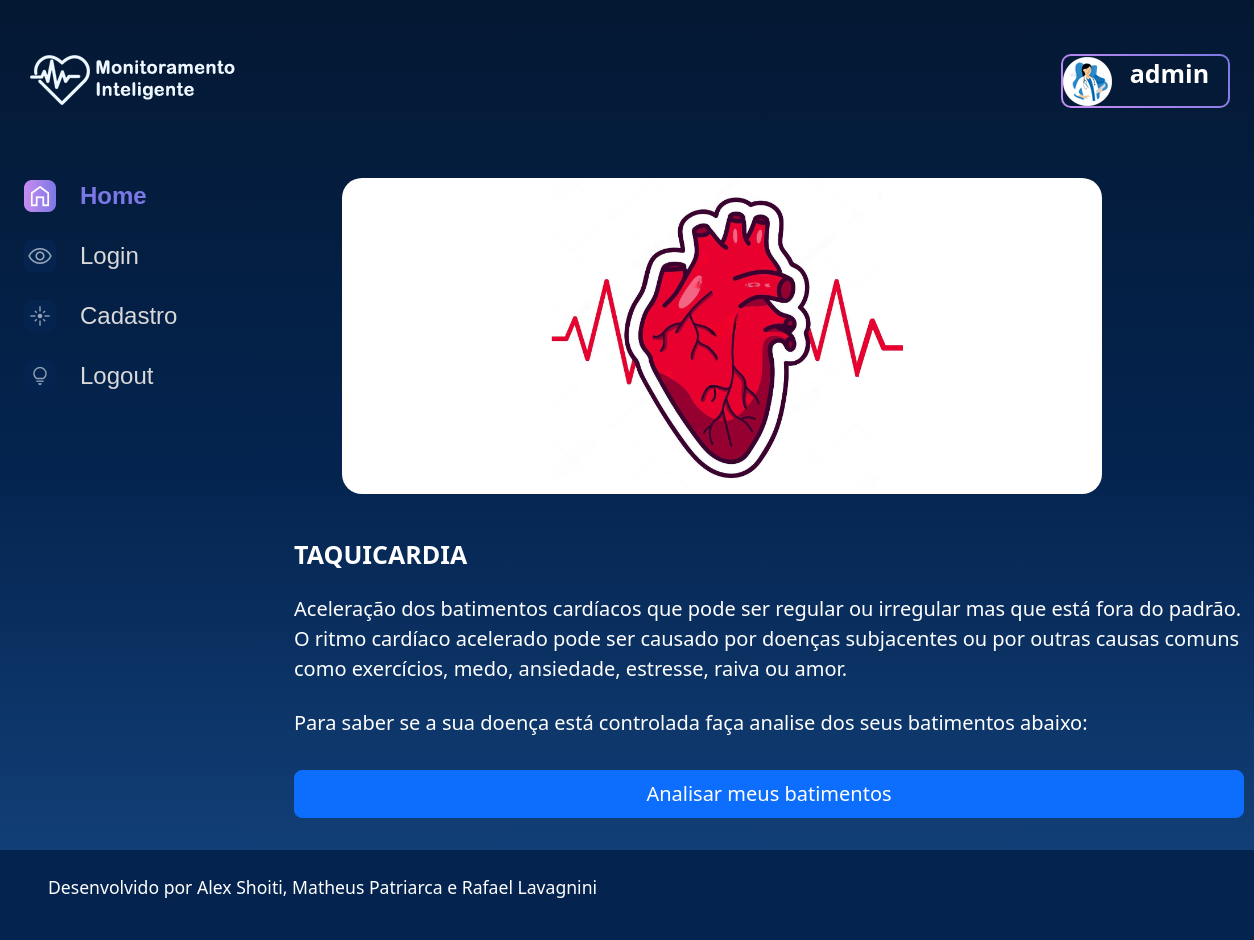
The page /imagem/6 (signed in) on the database its author committed.
### monitoramento/models.py (models this page shows, shortened)
class Fotografia(models.Model):
    OPCOES_CATEGORIA = [
        ("HIPERTENSÃO","Hipertensão"),
        ("HIPOTENSÃO","Hipotensão"),
        ("BRADICARDIA","Bradicardia"),
        ("TAQUICARDIA","Taquicardia"),
    ]
    nome = models.CharField(max_length=100, null=False, blank=False)
    legenda = models.CharField(max_length=150, null=False, blank=False)
    categoria = models.CharField(max_length=100, choices=OPCOES_CATEGORIA, default='')
    descricao = models.TextField(null=False, blank=False)
    foto = models.ImageField(upload_to="fotos/", blank=True)
    publicada = models.BooleanField(default=False)
    usuario = models.ForeignKey(
        to=User,
        on_delete=models.SET_NULL,
        null=True,
        blank=False,
        related_name='user'
    )

### monitoramento/views.py (the view)
# urls.py: path('imagem/<int:foto_id>', imagem, name='imagem'),
def imagem(request, foto_id):
    if not request.user.is_authenticated:
        messages.error(request, 'Usuário não logado')
        return redirect('login')
    fotografia = get_object_or_404(Fotografia, pk=foto_id)
    perfil = Perfil.objects.filter(user=request.user).first()
    if perfil and fotografia.categoria == perfil.categoria:
        fotografia.usuario = request.user
        fotografia.save()
    return render(request, 'monitoramento/imagem.html', {"fotografia": fotografia})

### templates/monitoramento/imagem.html (shortened to what this page needs)
{% load static %}
<!DOCTYPE html>
<html lang="pt-br">
<head>
    <link rel="stylesheet" href="{% static '/styles/style.css' %}">
    <link href="https://cdn.jsdelivr.net/npm/bootstrap@5.2.2/dist/css/bootstrap.min.css" rel="stylesheet">
</head>
<body>
    <div class="pagina-inicial">
        <header class="cabecalho">
            <a href="{% url 'index' %}"><img src="{% static '/assets/logo/Logo(2).png' %}" /></a>
            <div class="cabecalho__busca">
                <div class="busca__fundo">
                    <a class="medico"><img src="{% static '/assets/imagens/monitoramento/medico6.png' %}"></a>
                    <p class="imagem__titulo">
                        <a href="{% url 'perfil_usuario' fotografia.usuario.username %}"> {{fotografia.usuario.username}} </a>
                    </p>
                </div>
            </div>
        </header>
        <main class="principal">
            <section class="menu-lateral">
                <nav class="menu-lateral__navegacao">
                    <a href="{% url 'index' %}"><img src="{% static '/assets/ícones/1x/Home - ativo.png' %}"> Home</a>
                    <a href="{% url 'login' %}"><img src="{% static '/assets/ícones/1x/Mais vistas - inativo.png' %}"> Login</a>
                    <a href="{% url 'cadastro' %}"><img src="{% static '/assets/ícones/1x/Novas - inativo.png' %}"> Cadastro</a>
                    <a href="{% url 'logout' %}"><img src="{% static '/assets/ícones/1x/Surpreenda-me - inativo.png' %}"> Logout</a>
                </nav>
            </section>
            <section class="conteudo">
                <section class="imagem">
                    <div class="imagem__conteudo">
                        {% if fotografia.foto == "" or fotografia.foto == null %}
                        <img class="imagem__imagem" src="{% static '/assets/imagens/monitoramento/not-found.png'%}">
                        {% else %}
                        <img class="imagem__imagem" src="{{fotografia.foto.url}}">
                        {% endif %}
                        <div class="imagem__info">
                            <div class="imagem__texto">
                                <p class="imagem__titulo">{{fotografia.nome}}</p>
                                <p class="imagem__texto">{{ fotografia.descricao }}</p>
                                <p class="imagem__texto">{{ fotografia.legenda }}</p>
                            </div>
                        </div>
                    </div>
                </section>
                <div class="d-grid gap-2">
                    <button id="executePredictionButton"  class="btn btn-primary btn-lg"> Analisar meus batimentos </button>
                </section>
        </main>
    </div>
    <footer class="rodape">
        <p class="rodape__texto">Desenvolvido por Alex Shoiti, Matheus Patriarca e Rafael Lavagnini</p>
    </footer>
</body>
</html>

### setup/static/styles/style.css (style rules this page uses)
html, body, div, span, applet, object, iframe, h1, h2, h3, h4, h5, h6, p, blockquote, pre, a, abbr, acronym, address, big, cite, code, del, dfn, em, img, ins, kbd, q, s, samp, small, strike, strong, sub, sup, tt, var, b, u, i, center, dl, dt, dd, ol, ul, li, fieldset, form, label, legend, table, caption, tbody, tfoot, thead, tr, th, td, article, aside, canvas, details, embed, figure, figcaption, footer, header, hgroup, menu, nav, output, ruby, section, summary, time, mark, audio, video { margin: 0; padding: 0; border: 0; font-size: 100%; font: inherit; vertical-align: baseline; }
article, aside, details, figcaption, figure, footer, header, hgroup, menu, nav, section { display: block; }
body { line-height: 1; font-family: 'Space Grotesk', sans-serif; min-height: 100vh; background: linear-gradient(#041833,#04244F,#154580); background-repeat: no-repeat; background-position: center; background-size: cover; }
.cabecalho { align-items: center; display: flex; justify-content: space-between; margin: 1.5rem 0 4rem 0; }
.cabecalho__busca { align-items: center; border-radius: 10px; background: linear-gradient(45deg, #C98CF1,#7B78E5); display: flex; height: auto; justify-content: space-between; padding: 2px; width: auto; }
.busca__fundo { align-items: center; background-color: #041A37; border-radius: 8px; display: flex; margin: 0 auto; width: 100%; }
.imagem { display: flex; justify-content: center; align-items: center; }
.imagem__conteudo { background-color: transparent; display: flex; flex-direction: column; border-radius: 20px 20px 0 0; width: 950px; }
.imagem__imagem { width: 100%; border-radius: 20px; }
.imagem__info { font-size: 1.2rem; display: flex; justify-content: space-between; align-items: center; margin-bottom: 1rem; margin-top: 1rem; }
.imagem__texto { display: flex; flex-direction: column; justify-content: space-between; color: #FFFFFF; margin-top: 0.5rem; }
.imagem__titulo { font-weight: bold; line-height: 2rem; color: #FFFFFF; }
.imagem__texto { font-size: 1rem; }
.menu-lateral { padding-right: 1.5rem; box-sizing: border-box; min-width: 270px; }
.menu-lateral__navegacao { display: flex; flex-direction: column; }
.menu-lateral__navegacao a { font-family: 'Space Grotesk', sans-serif; align-items: center; display: flex; margin-bottom: 1.5rem; text-decoration: none; color: #D9D9D9; font-size: 24px; }
.menu-lateral__navegacao a:first-child { font-weight: bold; color: #7B78E5; }
.menu-lateral__navegacao img { margin-right: 1.5rem; }
.pagina-inicial { max-width: 1440px; padding: 1.5rem; margin: 0 auto; }
.principal { display: flex; justify-content: space-between; }
.rodape { background-color: #04244F; width: 100%; padding: 1.5rem 3rem; box-sizing: border-box; display: flex; justify-content: space-between; color: #FFFFFF; }
.rodape__texto { font-size: 1.1rem; }

### templates/monitoramento/imagem.html (style rules this page uses)
.imagem__imagem { margin-left: 5%; max-width: 80%; height: 50%; margin-bottom: 20px; }
.imagem__texto { display: flex; flex-direction: column; justify-content: space-between; color: #FFFFFF; margin-top: 0.5rem; font-size: 20px; }
.imagem__titulo { font-size: 25px; font-weight: bold; line-height: 2rem; color: #FFFFFF; }
.cabecalho__busca { width: 14%; }
.medico { margin-right: 10%; }
a { text-decoration: none; color: inherit; }

### rows shown on the page
Fotografia: usuario.username "admin", foto (picture), nome "TAQUICARDIA", descricao "Aceleração dos batimentos cardíacos que pode ser regular ou irregular mas que está fora do padrão. O ritmo cardíaco acelerado pode ser causado por doenças subjacentes ou por outras causas comuns como exercícios, medo, ansiedade, estresse, raiva ou amor.", legenda "Para saber se a sua doença está controlada faça analise dos seus batimentos abaixo:"
